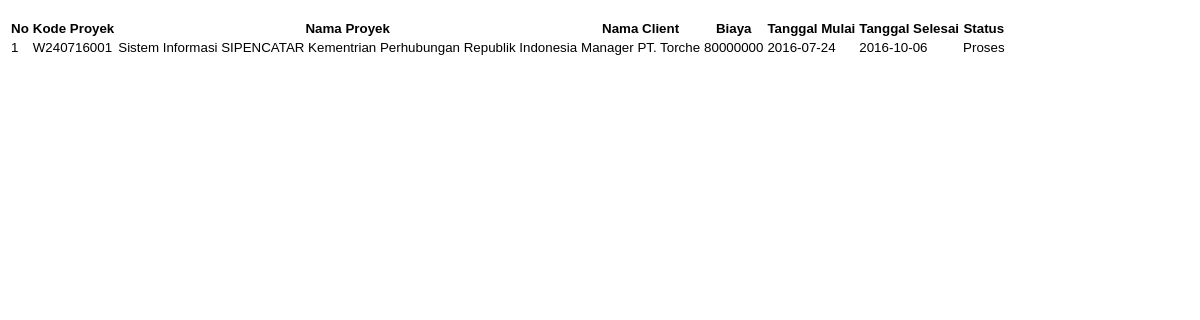
The app's page /admin/ldataproyek.php with its own data.
### tables this page shows
CREATE TABLE IF NOT EXISTS `proyek` (
`id` int(11) NOT NULL,
  `kode_proyek` varchar(15) NOT NULL,
  `id_client` int(3) NOT NULL,
  `nama_proyek` varchar(300) NOT NULL,
  `tujuan` varchar(500) NOT NULL,
  `asal_muasal` varchar(1000) NOT NULL,
  `fase` varchar(500) NOT NULL,
  `biaya` int(30) NOT NULL,
  `tanggal_mulai` date NOT NULL,
  `tanggal_selesai` date NOT NULL,
  `status` varchar(30) NOT NULL,
  `tarif_tenaga_kerja` int(11) NOT NULL,
  `created_at` datetime NOT NULL DEFAULT CURRENT_TIMESTAMP,
  `updated_at` timestamp NOT NULL DEFAULT CURRENT_TIMESTAMP ON UPDATE CURRENT_TIMESTAMP
);

CREATE TABLE IF NOT EXISTS `client` (
`id_client` int(3) NOT NULL,
  `id_user` int(3) NOT NULL,
  `nama_client` varchar(30) NOT NULL,
  `email` varchar(30) NOT NULL,
  `instansi` varchar(30) NOT NULL
);

### admin/ldataproyek.php (the view, shortened to what this page needs)
<!DOCTYPE html>
<html lang="en">
	<head>
		<link rel="stylesheet" type="text/css" href="../assets/css/style.css">
	</head>
	<body>
		<div class="table-responsive" id="table">
			<table class="table table-striped">
				<tr>
					<th>No</th>
					<th>Kode Proyek</th>
					<th>Nama Proyek</th>
					<th>Nama Client</th>
					<th>Biaya</th>
					<th>Tanggal Mulai</th>
					<th>Tanggal Selesai</th>
					<th>Status</th>
				</tr>
				<?php
					$Ssql="select p.id, p.kode_proyek, p.id_client,p.nama_proyek,p.biaya,p.tanggal_mulai,p.tanggal_selesai,p.status,
							c.id_client,c.nama_client
							from proyek p
							join client c
							on p.id_client=c.id_client
							order by p.id";
					$query=mysql_query($Ssql)  or die(mysql_error());
					$no = 1;
					while ($data = mysql_fetch_assoc($query))
					{
				?>
					<tr>
						<td><?php echo $no;?></td>
						<td><?php echo $data['kode_proyek']; ?></td>
						<td><?php echo $data['nama_proyek']; ?></td>
						<td><?php echo $data['nama_client']; ?></td>
						<td><?php echo $data['biaya']; ?></td>
						<td><?php echo $data['tanggal_mulai']; ?></td>
						<td><?php echo $data['tanggal_selesai']; ?></td>
						<td><?php echo $data['status']; ?></td>
					</tr>
				<?php
					$no++;
					}
				?>
			</table>
		</div>
	</body>
</html>

### assets/css/style.css (style rules this page uses)
body { padding-bottom: 40px; background-size: cover; background-repeat: no-repeat; background-image: url("../img/tehnologijabg.jpg"); }
tr > th { font-family: "Adobe Garamond Pro Bold", helvetica, sans-serif; font-size: 10pt; font-weight: bold; background-color: transparent; }
tr > td { font-size: 10pt; font-family: "Calibri", helvetica, sans-serif; }
#table { position: relative; top: 10px; }

### records on screen
proyek: kode_proyek "W240716001", nama_proyek "Sistem Informasi SIPENCATAR Kementrian Perhubungan Republik Indonesia", id_client.nama_client "Manager PT. Torche", biaya "80000000", tanggal_mulai "2016-07-24", tanggal_selesai "2016-10-06", status "Proses"
